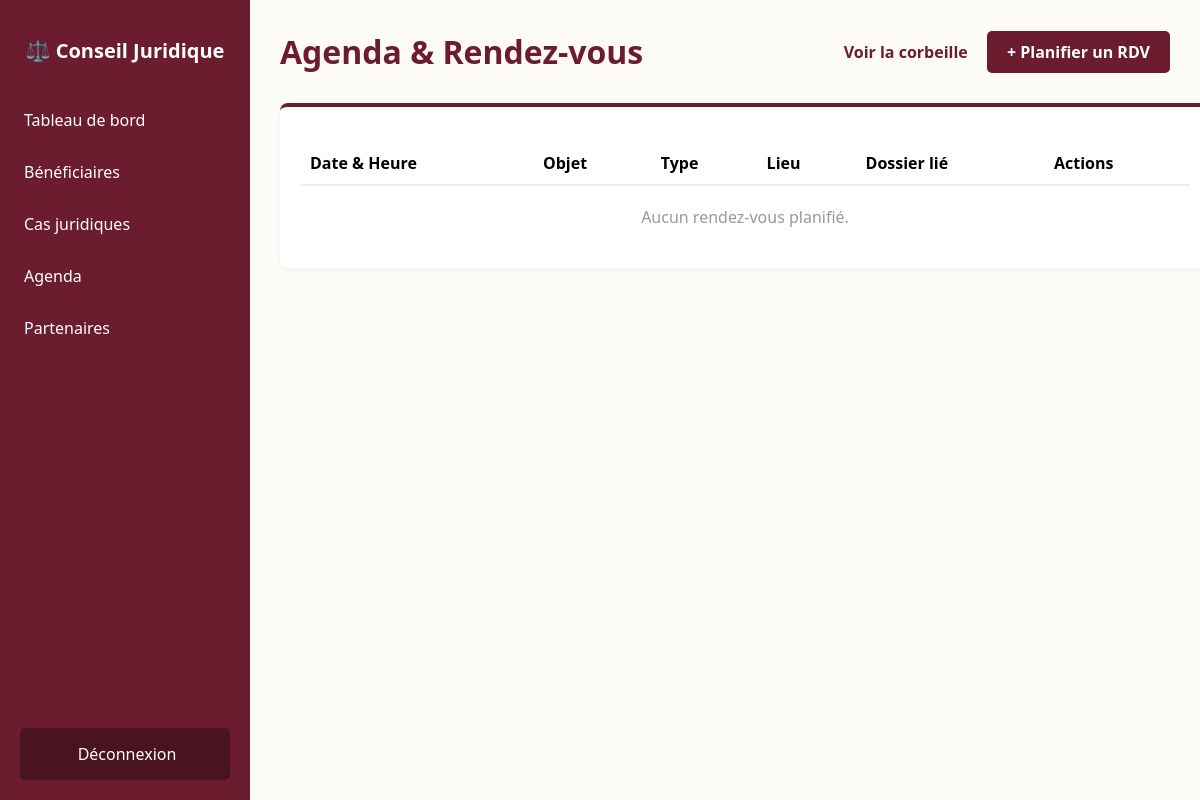
/agenda/, run on an earlier commit of the app's database.
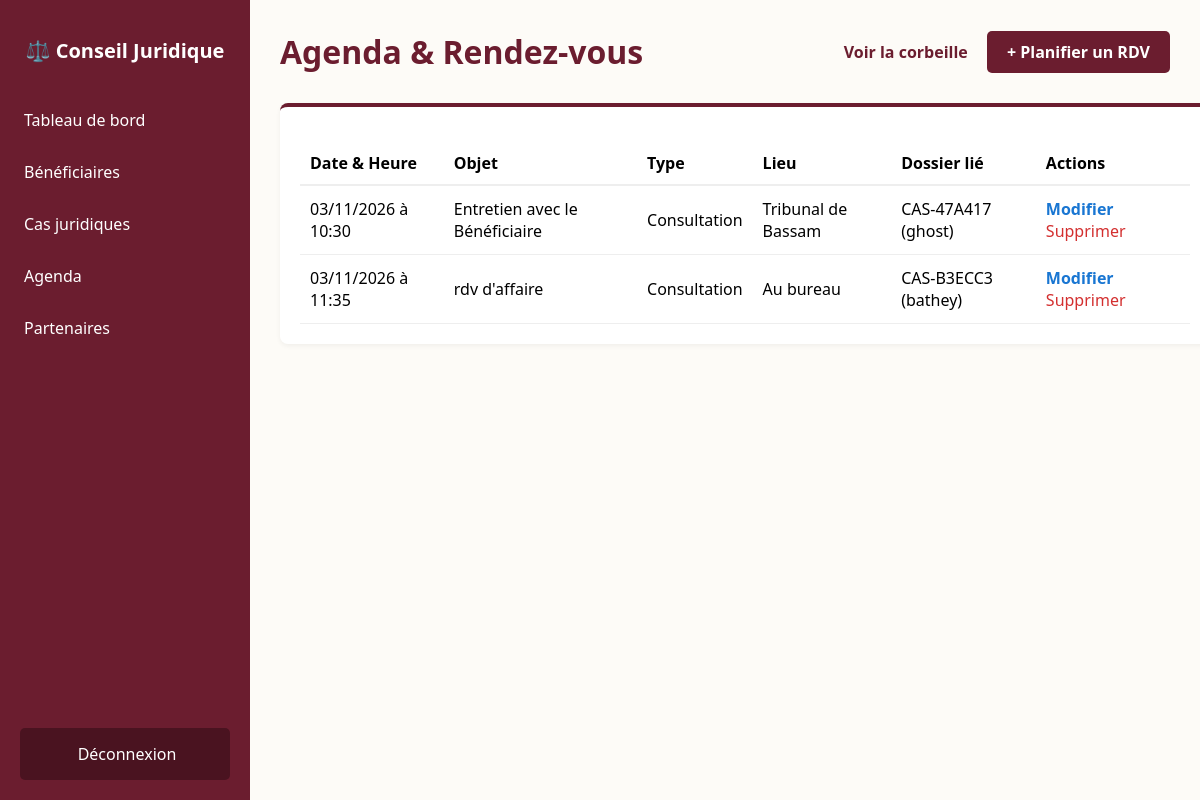
And on a later commit of the database.
### core/models.py (models this page shows, shortened)
class RendezVous(models.Model):
    TYPE_CHOICES = [
        ('CONSULTATION', 'Consultation'),
        ('AUDIENCE', 'Audience'),
        ('ECHEANCE', 'Échéance'),
    ]
    cas = models.ForeignKey(Cas, on_delete=models.CASCADE, related_name='rendez_vous')
    date_heure = models.DateTimeField()
    lieu = models.CharField(max_length=255)
    objet = models.CharField(max_length=255)
    type_rdv = models.CharField(max_length=20, choices=TYPE_CHOICES, default='CONSULTATION')
    est_supprime = models.BooleanField(default=False)

class Cas(models.Model):
    TYPE_CHOICES = [
        ('DROITS', 'Droits'),
        ('ETAT_CIVIL', 'État civil'),
        ('FONCIER', 'Foncier'),
        ('VIOLENCES', 'Violences'),
        ('AUTRE', 'Autre'),
    ]
    STATUT_CHOICES = [
        ('NOUVEAU', 'Nouveau'),
        ('EN_COURS', 'En cours'),
        ('ORIENTE', 'Orienté'),
        ('EN_ATTENTE', 'En attente'),
        ('RESOLU', 'Résolu'),
        ('CLOTURE', 'Clôturé'),
    ]
    PRIORITE_CHOICES = [
        ('NORMALE', 'Normale'),
        ('URGENTE', 'Urgente'),
    ]
    beneficiaire = models.ForeignKey(Beneficiaire, on_delete=models.CASCADE, related_name='cas')
    reference = models.CharField(max_length=50, unique=True, blank=True)
    type_cas = models.CharField(max_length=20, choices=TYPE_CHOICES, default='AUTRE')
    description = models.TextField()
    statut = models.CharField(max_length=20, choices=STATUT_CHOICES, default='NOUVEAU')
    priorite = models.CharField(max_length=20, choices=PRIORITE_CHOICES, default='NORMALE')
    date_ouverture = models.DateTimeField(auto_now_add=True)
    date_cloture = models.DateTimeField(blank=True, null=True)
    juriste = models.ForeignKey(User, on_delete=models.SET_NULL, null=True, blank=True)
    est_supprime = models.BooleanField(default=False)

class Beneficiaire(models.Model):
    nom = models.CharField(max_length=100)
    prenom = models.CharField(max_length=100)
    date_naissance = models.DateField(blank=True, null=True)
    telephone = models.CharField(max_length=20)
    adresse = models.TextField(blank=True, null=True)
    zone = models.CharField(max_length=100)
    date_enregistrement = models.DateTimeField(auto_now_add=True)
    est_supprime = models.BooleanField(default=False)

### core/views.py (the view)
# urls.py: path('agenda/', views.agenda_view, name='agenda'),
def agenda_view(request):
    liste_rdv = RendezVous.objects.filter(est_supprime=False).order_by('date_heure')
    return render(request, 'core/agenda.html', {'rdvs': liste_rdv})

### core/templates/core/agenda.html (shortened to what this page needs)
{% extends 'core/base.html' %}
{% block content %}
    <div class="header">
        <h1>Agenda & Rendez-vous</h1>
        <div>
            <a href="{% url 'corbeille_rdv' %}" style="color: #6B1D2F; text-decoration: none; margin-right: 15px; font-weight: bold;">
                Voir la corbeille
            </a>
            <a href="{% url 'ajouter_rdv' %}" style="background-color: #6B1D2F; color: white; padding: 10px 20px; text-decoration: none; border-radius: 5px; font-weight: bold;">
                + Planifier un RDV
            </a>
        </div>
    </div>
    <div class="card" style="width: 100%;">
        <table style="width: 100%; border-collapse: collapse; margin-top: 15px;">
            <thead>
                <tr style="border-bottom: 2px solid #eee; text-align: left;">
                    <th style="padding: 10px;">Date & Heure</th>
                    <th style="padding: 10px;">Objet</th>
                    <th style="padding: 10px;">Type</th>
                    <th style="padding: 10px;">Lieu</th>
                    <th style="padding: 10px;">Dossier lié</th>
                    <th style="padding: 10px;">Actions</th>
                </tr>
            </thead>
            <tbody>
                {% for rdv in rdvs %}
                <tr style="border-bottom: 1px solid #eee;">
                    <td style="padding: 12px 10px;">{{ rdv.date_heure|date:"d/m/Y à H:i" }}</td>
                    <td style="padding: 12px 10px;">{{ rdv.objet }}</td>
                    <td style="padding: 12px 10px;">{{ rdv.get_type_rdv_display }}</td>
                    <td style="padding: 12px 10px;">{{ rdv.lieu }}</td>
                    <td style="padding: 12px 10px;">{{ rdv.cas.reference }} ({{ rdv.cas.beneficiaire.nom }})</td>
                    <td style="padding: 12px 10px;">
                        <a href="{% url 'modifier_rdv' rdv.id %}" style="color: #1976D2; text-decoration: none; margin-right: 10px; font-weight: bold;">Modifier</a>
                        <a href="{% url 'supprimer_rdv' rdv.id %}" style="color: #D32F2F; text-decoration: none;" onclick="return confirm('Mettre à la corbeille ?');">Supprimer</a>
                    </td>
                </tr>
                {% empty %}
                <tr>
                    <td colspan="6" style="text-align: center; padding: 20px; color: #999;">Aucun rendez-vous planifié.</td>
                </tr>
                {% endfor %}
            </tbody>
        </table>
    </div>
{% endblock %}

### core/templates/core/base.html (shortened to what this page needs)
<!DOCTYPE html>
<html lang="fr">
<head>
    {% load static %}
</head>
<body>
    <div class="sidebar">
        <h2>⚖️ Conseil Juridique</h2>
               <a href="{% url 'dashboard' %}">Tableau de bord</a>
        <a href="{% url 'beneficiaires' %}">Bénéficiaires</a>
        <a href="{% url 'cas_juridiques' %}">Cas juridiques</a>
        <a href="{% url 'agenda' %}">Agenda</a>
        <a href="{% url 'partenaires' %}">Partenaires</a>
        <div style="margin-top: auto; padding: 20px;">
            <a href="{% url 'login' %}" style="background: #4A1320; text-align: center; border-radius: 5px;">Déconnexion</a>
        </div>
    </div>
    <div class="main-content">
        {% block content %}{% endblock %}
    </div>
</body>
</html>

### core/templates/core/base.html (style rules this page uses)
body { margin: 0; font-family: 'Segoe UI', sans-serif; display: flex; height: 100vh; background-color: #FDFBF7; }
.sidebar { width: 250px; background-color: #6B1D2F; color: white; display: flex; flex-direction: column; padding-top: 20px; }
.sidebar h2 { text-align: center; font-size: 20px; margin-bottom: 30px; }
.sidebar a { color: white; text-decoration: none; padding: 15px 20px; display: block; border-left: 4px solid transparent; }
.main-content { flex: 1; padding: 30px; overflow-y: auto; }
.header { display: flex; justify-content: space-between; align-items: center; margin-bottom: 30px; }
.header h1 { color: #6B1D2F; margin: 0; }
.card { background: white; padding: 20px; border-radius: 8px; flex: 1; box-shadow: 0 2px 5px rgba(0,0,0,0.05); border-top: 4px solid #6B1D2F; }

What changed in the data, as far as the page shows it:
added RendezVous: date_heure "03/11/2026 à 10:30", objet "Entretien avec le Bénéficiaire", type_rdv "Consultation", lieu "Tribunal de Bassam", cas.reference "CAS-47A417", cas.beneficiaire.nom "ghost"
added RendezVous: date_heure "03/11/2026 à 11:35", objet "rdv d'affaire", type_rdv "Consultation", lieu "Au bureau", cas.reference "CAS-B3ECC3", cas.beneficiaire.nom "bathey"
Also different on the page:
text no longer shown: "Aucun rendez-vous planifié."
